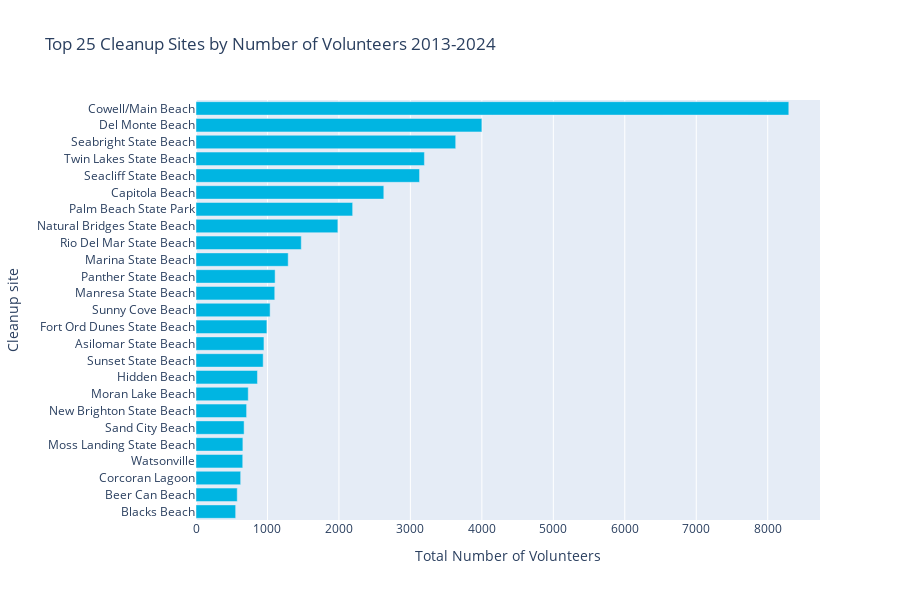

The code cell stored with this chart in its notebook:
### Markdown cell above
## Number of Debris Items by Cleanup Site

There were multiple different names and spellings for what appeared to be the same sites. The configuration file which defines how site names are consolidated is [here](https://github.com/jennyfolkesson/cleanupShores/blob/main/site_categories.yml), but it may not be complete which means that some lesser known sites might still have repeat entries. This will have to be validated by Save Our Shores.
Some sites were defined by geographic coordinates instead of site names. In those cases, the coordinates were matched to the known coordinates from the most common sites in an attempt to assign site names to them.

### Code cell
fig = graph_maker.volunteers_by_site()
fig.show()

### Figure 1 — Plotly figure (JSON) as saved in the notebook; plotly's stock layout.template omitted (floating-point values rounded to 4 significant figures)
{"data": [{"marker": {"color": "#00b5e2"}, "name": "Total Cleanup Volunteers", "orientation": "h", "type": "bar", "x": [8295, 4000, 3634, 3196, 3128, 2628, 2192, 1985, 1473, 1102, 940, 1290, 1037, 1107, 992, 951, 860, 731, 708, 656, 625, 673, 577, 654, 555], "y": ["Cowell/Main Beach", "Del Monte Beach", "Seabright State Beach", "Twin Lakes State Beach", "Seacliff State Beach", "Capitola Beach", "Palm Beach State Park", "Natural Bridges State Beach", "Rio Del Mar State Beach", "Manresa State Beach", "Sunset State Beach", "Marina State Beach", "Sunny Cove Beach", "Panther State Beach", "Fort Ord Dunes State Beach", "Asilomar State Beach", "Hidden Beach", "Moran Lake Beach", "New Brighton State Beach", "Moss Landing State Beach", "Corcoran Lagoon", "Sand City Beach", "Beer Can Beach", "Watsonville", "Blacks Beach"]}], "layout": {"autosize": false, "height": 600, "title": {"text": "Top 25 Cleanup Sites by Number of Volunteers 2013-2024"}, "width": 900, "xaxis": {"autorange": true, "range": [0, 8732.0], "title": {"text": "Total Number of Volunteers"}, "type": "linear"}, "yaxis": {"autorange": true, "categoryorder": "total ascending", "range": [-0.5, 24.5], "title": {"text": "Cleanup site"}, "type": "category"}}}
